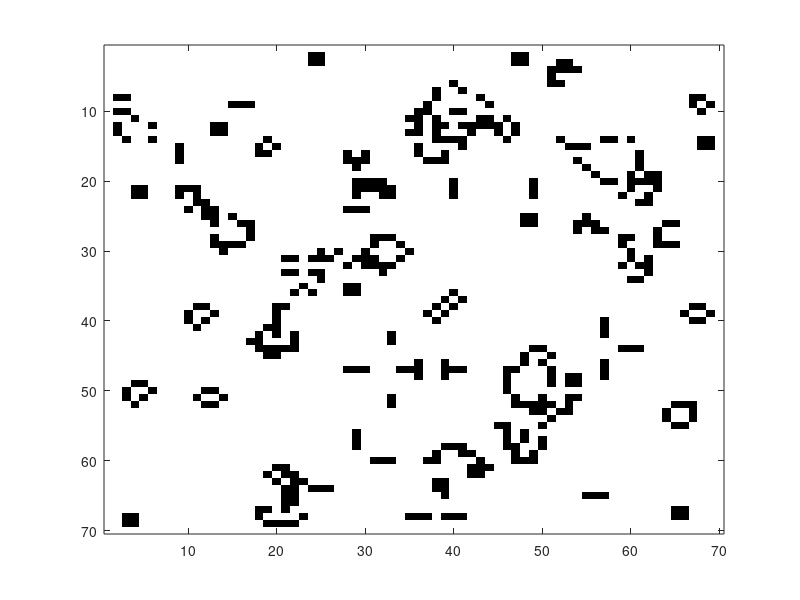

This chart was generated by the following MATLAB code:
%Game of Life Simulation (John Conway). Makes a life board with randomly
%chosen starting cells, runs an iteration each click. 

%By: Russell J Phelan 12/6/14 UMass Amherst for Computational Physics 281

clear all

%Initializing life board
N=70;
colormap(bone); 
Y=randn(N,N); 
board=(Y>0);

%Setting buffer in edges to prevent clipping of cells
board(1,:) = 0;
board(:,1) = 0;
board(:,N) = 0;
board(N,:) = 0;

%draws original, randomized board
imagesc(~board); 

%tick algorithm 
for k=1:100 % waits for click to iterate further
    w = waitforbuttonpress;
    nextBoard = zeros(N,N);
    for j=2:N-1
        for i=2:N-1 %counts number of cells surrounding each board spot
            
            liveCells = 0; 
 
            if(board(i-1,j-1)==1) 
                liveCells = liveCells+1;
            end
            if(board(i,j-1)==1) 
                liveCells = liveCells+1;
            end
            if(board(i+1,j-1)==1) 
                liveCells = liveCells+1;
            end
            if(board(i-1,j)==1) 
                liveCells = liveCells+1;
            end
            if(board(i+1,j)==1) 
                liveCells = liveCells+1;
            end
            if(board(i-1,j+1)==1) 
                liveCells = liveCells+1;
            end
            if(board(i,j+1)==1) 
                liveCells = liveCells+1;
            end
            if(board(i+1,j+1)==1) 
                liveCells = liveCells+1;
            end
            
            %deciding which cells to kill, leave, and make
            if(board(i,j) == 1)
                if(liveCells == 2)
                    nextBoard(i,j) = 1;
                elseif(liveCells == 3)
                    nextBoard(i,j) = 1;
                else
                    nextBoard(i,j) = 0;
                end
            elseif(board(i,j) == 0)
                if(liveCells == 3)
                    nextBoard(i,j) = 1;
                else
                    nextBoard(i,j) = 0;
                end
            else
                nextBoard(i,j) = 0;
            end
        end
    end
    board = nextBoard;
    %draws new board
    imagesc(~board);
end